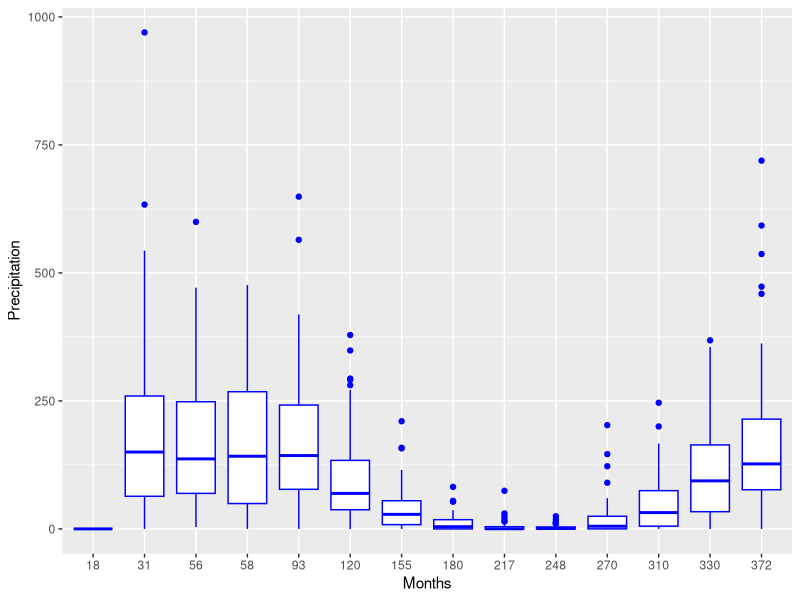
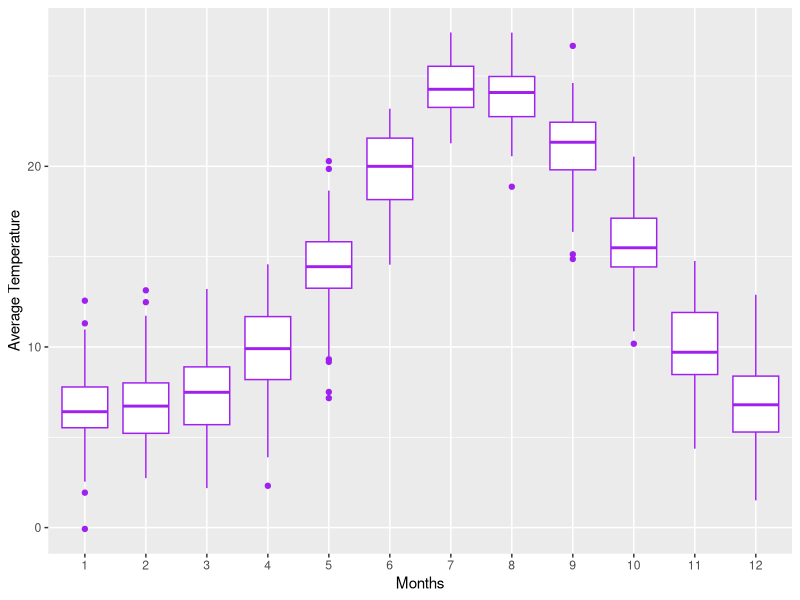
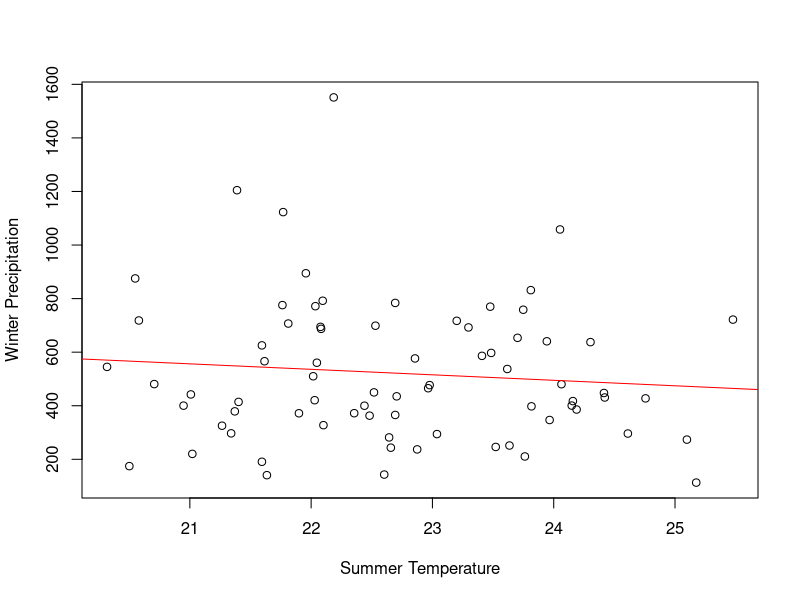

Write the R code that produced these figures, in order.
## ---- chunk 1
knitr::opts_chunk$set(echo = FALSE, eval=TRUE)
## ---- chunk 2

climate = read.table("clim.txt", header=T)
climate2 = climate[,-c(1)] 
# View(climate2)

clim.mth <- aggregate(climate2, by=list(climate2$month, climate2$year), sum)
library(ggplot2)
ggplot(clim.mth, aes(x=as.factor(month), y=rain)) + 
  geom_boxplot(color= "blue") +
  labs(x = "Months") +
  labs(y = "Precipitation")

## ---- chunk 3
library(ggplot2)
clim.avg <- aggregate(climate2, by=list(climate2$month, climate2$year), mean)
ggplot(clim.avg, aes(x=as.factor(month), y=tmax)) + 
  geom_boxplot(color= "purple") +
  labs(x = "Months") +
  labs(y = "Average Temperature")


## ---- chunk 4

rain_year_group <- aggregate(climate2[, 3], list(climate2$year), sum)
# View(rain_year_group)
ascending_rain <- rain_year_group[order(rain_year_group$x),] 
# View(ascending_rain)

# rain_year <- climate2 %>% 
#   group_by(year) %>% 
#   summarize(rain=sum(rain))
# View(rain_year)
## ---- chunk 5
climate2["seasons"] <- NA
# View(climate2)
#spring(Mar, Apr, May) = 1
#Summer(Jun, Jul, Aug) = 2
#Fall(Sept, Oct, Nov) = 3
#Winter(Dec, Jan, Feb) = 4

climate2$seasons = ifelse(climate2$month <2,4, ifelse (climate2$month <3,4, ifelse(climate2$month <4,1, ifelse(climate2$month <5,1, ifelse(climate2$month <6,1, ifelse(climate2$month <7,2, ifelse(climate2$month <8,2, ifelse(climate2$month <9,2, ifelse(climate2$month <10,3, ifelse(climate2$month <11,3, ifelse(climate2$month <12,3, ifelse(climate2$month <13,4,8))))))))))))

rain_season_group <- aggregate(climate2[, 3], list(climate2$seasons), sum)

ascending_rain_season <- rain_season_group[order(rain_season_group$x),] 
# View(ascending_rain_season)
# View(cliamte2)
## ---- chunk 6
winter_precip <- climate2[climate2$seasons==4,]
# View(winter_precip)
winter_precip_agg <- aggregate(winter_precip, list(winter_precip$year), sum)
# View(winter_precip_agg)

summer_temp <- climate2[climate2$seasons==2,]
summer_temp_agg <- aggregate(summer_temp, list(summer_temp$year), mean)
# View(summer_temp_agg)

plot(winter_precip_agg$rain ~ summer_temp_agg$tmax, xlab = "Summer Temperature", ylab = "Winter Precipitation")
abline(lm(winter_precip_agg$rain ~ summer_temp_agg$tmax), col="red")

